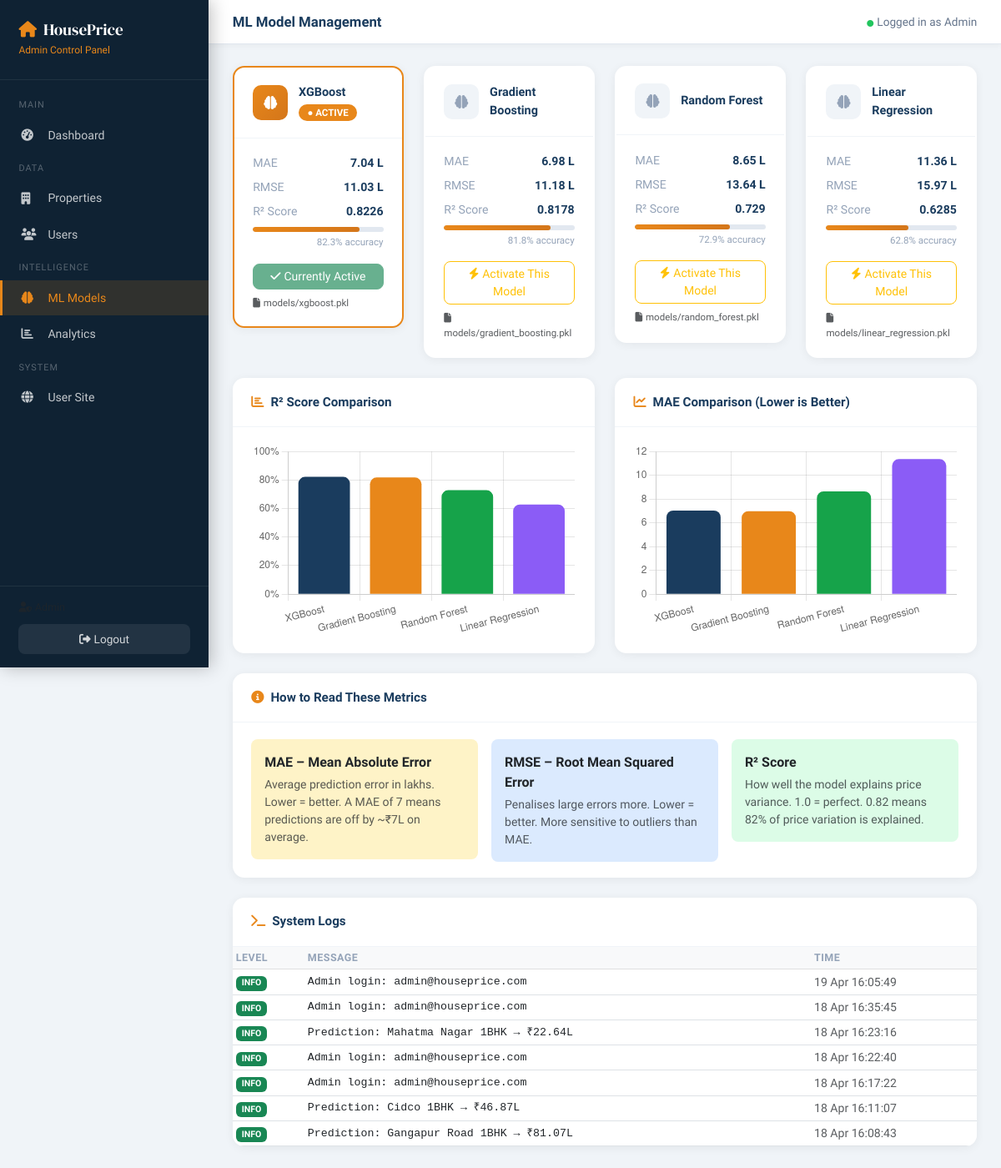
The page /admin/models (signed in) on the database its author committed.
### database.py (models this page shows)
class MLModel(db.Model):
    __tablename__ = "ml_models"
    id          = db.Column(db.Integer, primary_key=True)
    name        = db.Column(db.String(100), nullable=False)
    file_path   = db.Column(db.String(200), nullable=False)
    mae         = db.Column(db.Float)
    mse         = db.Column(db.Float)
    rmse        = db.Column(db.Float)
    r2          = db.Column(db.Float)
    is_active   = db.Column(db.Boolean, default=False)
    created_at  = db.Column(db.DateTime, default=datetime.utcnow)

class AppLog(db.Model):
    __tablename__ = "app_logs"
    id         = db.Column(db.Integer, primary_key=True)
    level      = db.Column(db.String(20))   # INFO / WARNING / ERROR
    message    = db.Column(db.Text)
    created_at = db.Column(db.DateTime, default=datetime.utcnow)

### app.py (the view)
@app.route("/admin/models")
@admin_required
def admin_models():
    models = MLModel.query.order_by(MLModel.r2.desc()).all()
    logs   = AppLog.query.order_by(AppLog.created_at.desc()).limit(20).all()
    return render_template("admin/models.html", models=models, logs=logs)

### app.py (called while the page is built)
def admin_required(f):
    @wraps(f)
    def decorated(*args, **kwargs):
        if "admin_id" not in session:
            return redirect(url_for("admin_login"))
        return f(*args, **kwargs)
    return decorated

### templates/admin/models.html (shortened to what this page needs)
{% extends "admin/base.html" %}
{% block page_title %}ML Model Management{% endblock %}
{% block content %}
<div class="row g-4 mb-4">
  {% for m in models %}
  <div class="col-md-6 col-xl-3">
    <div class="model-card {% if m.is_active %}active-model{% endif %}">
      <div class="model-card-header">
        <div style="width:42px; height:42px; border-radius:10px; background:{% if m.is_active %}linear-gradient(135deg,#e8871a,#d4761a){% else %}#f0f4f8{% endif %};
             display:flex; align-items:center; justify-content:center; flex-shrink:0;">
          <i class="fas fa-brain" style="color:{% if m.is_active %}#fff{% else %}#94a3b8{% endif %};"></i>
        </div>
        <div>
          <div class="fw-bold" style="font-size:.9rem; color:#1a3c5e;">{{ m.name }}</div>
          {% if m.is_active %}<span class="active-badge">● ACTIVE</span>{% endif %}
        </div>
      </div>
      <div class="model-card-body">
        <div class="metric-row">
          <span class="metric-label">MAE</span>
          <span class="metric-value">{{ m.mae or 'N/A' }} L</span>
        </div>
        <div class="metric-row">
          <span class="metric-label">RMSE</span>
          <span class="metric-value">{{ m.rmse or 'N/A' }} L</span>
        </div>
        <div class="metric-row">
          <span class="metric-label">R² Score</span>
          <span class="metric-value">{{ m.r2 or 'N/A' }}</span>
        </div>
        {% if m.r2 %}
        <div class="r2-bar mt-2">
          <div class="r2-fill" style="width:{{ (m.r2 * 100)|round|int }}%"></div>
        </div>
        <div class="text-end" style="font-size:.72rem; color:#94a3b8; margin-top:.25rem;">
          {{ (m.r2 * 100)|round(1) }}% accuracy
        </div>
        {% endif %}
        <div class="mt-3">
          {% if m.is_active %}
          <button class="btn btn-sm btn-success w-100" disabled style="border-radius:8px;">
            <i class="fas fa-check me-1"></i>Currently Active
          </button>
          {% else %}
          <form method="POST" action="{{ url_for('admin_activate_model', mid=m.id) }}">
            <button type="submit" class="btn btn-sm btn-outline-warning w-100" style="border-radius:8px;">
              <i class="fas fa-bolt me-1"></i>Activate This Model
            </button>
          </form>
          {% endif %}
        </div>
        <div class="mt-2 text-muted" style="font-size:.72rem;">
          <i class="fas fa-file me-1"></i>{{ m.file_path }}
        </div>
      </div>
    </div>
  </div>
  {% endfor %}
</div>
<div class="row g-4 mb-4">
  <div class="col-lg-6">
    <div class="card-box">
      <div class="card-box-header"><i class="fas fa-chart-bar me-2" style="color:#e8871a"></i>R² Score Comparison</div>
      <div class="card-box-body">
        <canvas id="r2Chart" height="180"></canvas>
      </div>
    </div>
  </div>
  <div class="col-lg-6">
    <div class="card-box">
      <div class="card-box-header"><i class="fas fa-chart-line me-2" style="color:#e8871a"></i>MAE Comparison (Lower is Better)</div>
      <div class="card-box-body">
        <canvas id="maeChart" height="180"></canvas>
      </div>
    </div>
  </div>
</div>
<div class="card-box mb-4">
  <div class="card-box-header"><i class="fas fa-info-circle me-2" style="color:#e8871a"></i>How to Read These Metrics</div>
  <div class="card-box-body">
    <div class="row g-3">
      <div class="col-md-4">
        <div class="p-3 rounded-3" style="background:#fef3c7;">
          <div class="fw-bold mb-1">MAE – Mean Absolute Error</div>
          <div class="small text-muted">Average prediction error in lakhs. Lower = better. A MAE of 7 means predictions are off by ~₹7L on average.</div>
        </div>
      </div>
      <div class="col-md-4">
        <div class="p-3 rounded-3" style="background:#dbeafe;">
          <div class="fw-bold mb-1">RMSE – Root Mean Squared Error</div>
          <div class="small text-muted">Penalises large errors more. Lower = better. More sensitive to outliers than MAE.</div>
        </div>
      </div>
      <div class="col-md-4">
        <div class="p-3 rounded-3" style="background:#dcfce7;">
          <div class="fw-bold mb-1">R² Score</div>
          <div class="small text-muted">How well the model explains price variance. 1.0 = perfect. 0.82 means 82% of price variation is explained.</div>
        </div>
      </div>
    </div>
  </div>
</div>
<div class="card-box">
  <div class="card-box-header"><i class="fas fa-terminal me-2" style="color:#e8871a"></i>System Logs</div>
  <div class="card-box-body p-0">
    <div class="table-responsive">
      <table class="table table-sm mb-0">
        <thead class="table-light"><tr><th>Level</th><th>Message</th><th>Time</th></tr></thead>
        <tbody>
          {% for log in logs %}
          <tr>
            <td>
              <span class="badge {% if log.level == 'ERROR' %}bg-danger{% elif log.level == 'WARNING' %}bg-warning text-dark{% else %}bg-success{% endif %}">
                {{ log.level }}
              </span>
            </td>
            <td style="font-size:.83rem; font-family:monospace;">{{ log.message }}</td>
            <td class="text-muted small" style="white-space:nowrap;">{{ log.created_at.strftime('%d %b %H:%M:%S') }}</td>
          </tr>
          {% endfor %}
        </tbody>
      </table>
    </div>
  </div>
</div>
{% endblock %}
{% block extra_js %}
<script>
const MODEL_NAMES = {{ models | map(attribute='name') | list | tojson }};
const R2_DATA     = {{ models | map(attribute='r2') | list | tojson }};
const MAE_DATA    = {{ models | map(attribute='mae') | list | tojson }};
const COLORS = ['#1a3c5e','#e8871a','#16a34a','#8b5cf6'];
new Chart(document.getElementById('r2Chart'), {
  type: 'bar',
  data: {
    labels: MODEL_NAMES,
    datasets: [{
      label: 'R² Score',
      data: R2_DATA,
      backgroundColor: COLORS,
      borderRadius: 8,
    }]
  },
  options: {
    plugins: { legend: { display: false } },
    scales: { y: { beginAtZero: true, max: 1, ticks: { callback: v => (v*100).toFixed(0)+'%' } } }
  }
});
new Chart(document.getElementById('maeChart'), {
  type: 'bar',
  data: {
    labels: MODEL_NAMES,
    datasets: [{
      label: 'MAE (Lakhs)',
      data: MAE_DATA,
      backgroundColor: COLORS,
      borderRadius: 8,
    }]
  },
  options: {
    plugins: { legend: { display: false } },
    scales: { y: { beginAtZero: true } }
  }
});
</script>
{% endblock %}

### templates/admin/base.html (style rules this page uses)
:root { --primary: #1a3c5e; --accent: #e8871a; --sidebar-w: 250px; --sidebar-bg: #0f2233; --sidebar-text: rgba(255,255,255,.75); --sidebar-active: rgba(232,135,26,.15); }
* { box-sizing: border-box; }
body { font-family: 'Sora', sans-serif; background: #f0f4f8; margin: 0; }
.card-box { background: #fff; border-radius: 14px; box-shadow: 0 2px 12px rgba(0,0,0,.06); overflow: hidden; }
.card-box-header { padding: 1.1rem 1.4rem; border-bottom: 1px solid #f0f4f8; font-weight: 700; color: var(--primary); font-size: .95rem; }
.card-box-body { padding: 1.2rem 1.4rem; }
.badge { font-weight: 600; }
.table th { font-size: .78rem; text-transform: uppercase; letter-spacing: .5px; color: #94a3b8; font-weight: 600; border-top: none; }
.table td { vertical-align: middle; font-size: .88rem; }

### templates/admin/models.html (style rules this page uses)
.model-card { background: #fff; border-radius: 14px; box-shadow: 0 2px 12px rgba(0,0,0,.06); border: 2px solid transparent; transition: all .2s; overflow: hidden; }
.model-card.active-model { border-color: #e8871a; }
.model-card-header { padding: 1.2rem 1.4rem; border-bottom: 1px solid #f0f4f8; display: flex; align-items: center; gap: .8rem; }
.model-card-body { padding: 1.2rem 1.4rem; }
.metric-row { display: flex; justify-content: space-between; margin-bottom: .5rem; font-size: .88rem; }
.metric-label { color: #94a3b8; }
.metric-value { font-weight: 700; color: #1a3c5e; }
.r2-bar { height: 6px; background: #e2e8f0; border-radius: 3px; overflow: hidden; margin-top: .3rem; }
.r2-fill { height: 100%; border-radius: 3px; background: linear-gradient(90deg, #e8871a, #d4761a); transition: width .8s ease; }
.active-badge { background: #e8871a; color: #fff; font-size: .72rem; padding: .2rem .65rem; border-radius: 20px; font-weight: 700; }

### rows shown on the page
MLModel: is_active True (drawn), name "XGBoost", mae "7.04", rmse "11.03", r2 "0.8226", (m.r2*100)|round(1) "82.3", file_path "models/xgboost.pkl"
MLModel: is_active False (drawn), name "Gradient Boosting", mae "6.98", rmse "11.18", r2 "0.8178", (m.r2*100)|round(1) "81.8", file_path "models/gradient_boosting.pkl"
MLModel: is_active False (drawn), name "Random Forest", mae "8.65", rmse "13.64", r2 "0.729", (m.r2*100)|round(1) "72.9", file_path "models/random_forest.pkl"
MLModel: is_active False (drawn), name "Linear Regression", mae "11.36", rmse "15.97", r2 "0.6285", (m.r2*100)|round(1) "62.8", file_path "models/linear_regression.pkl"
AppLog: level "INFO", message "Admin login: admin@houseprice.com", created_at "19 Apr 16:05:49"
AppLog: level "INFO", message "Admin login: admin@houseprice.com", created_at "18 Apr 16:35:45"
AppLog: level "INFO", message "Prediction: Mahatma Nagar 1BHK → ₹22.64L", created_at "18 Apr 16:23:16"
AppLog: level "INFO", message "Admin login: admin@houseprice.com", created_at "18 Apr 16:22:40"
AppLog: level "INFO", message "Admin login: admin@houseprice.com", created_at "18 Apr 16:17:22"
AppLog: level "INFO", message "Prediction: Cidco 1BHK → ₹46.87L", created_at "18 Apr 16:11:07"
AppLog: level "INFO", message "Prediction: Gangapur Road 1BHK → ₹81.07L", created_at "18 Apr 16:08:43"

### other values the page prints
{{ session.admin_name or 'Admin' }} "Admin"
chart data {{ models | map(attribute='name') | list | tojson }} ["XGBoost", "Gradient Boosting", "Random Forest", "Linear Regression"]
chart data {{ models | map(attribute='r2') | list | tojson }} [0.8226, 0.8178, 0.729, 0.6285]
chart data {{ models | map(attribute='mae') | list | tojson }} [7.04, 6.98, 8.65, 11.36]
